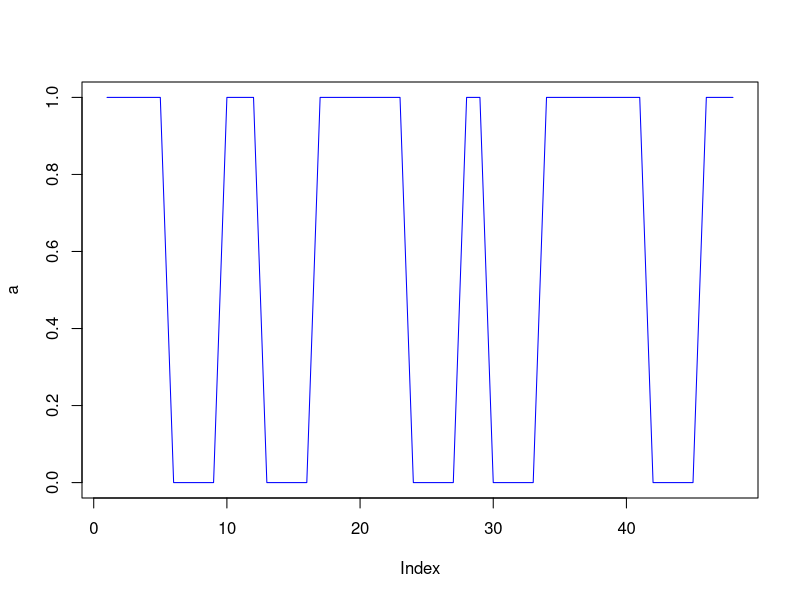
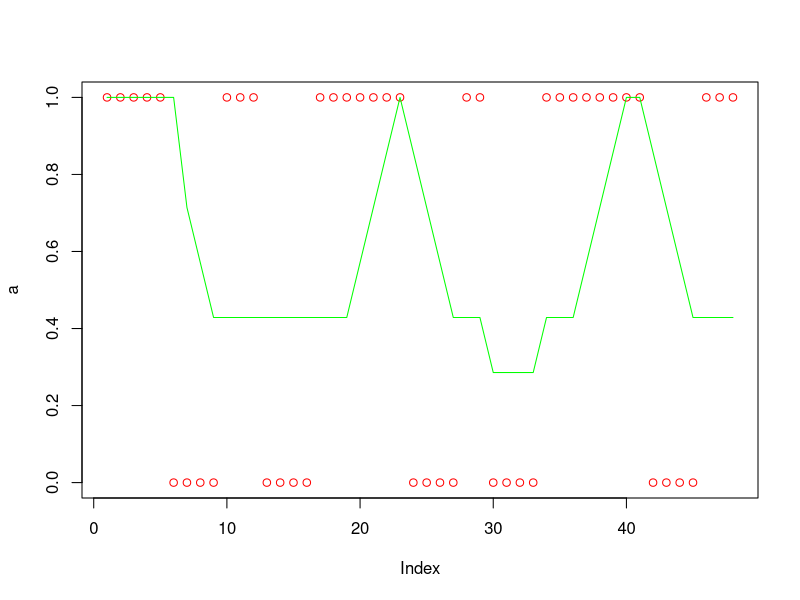
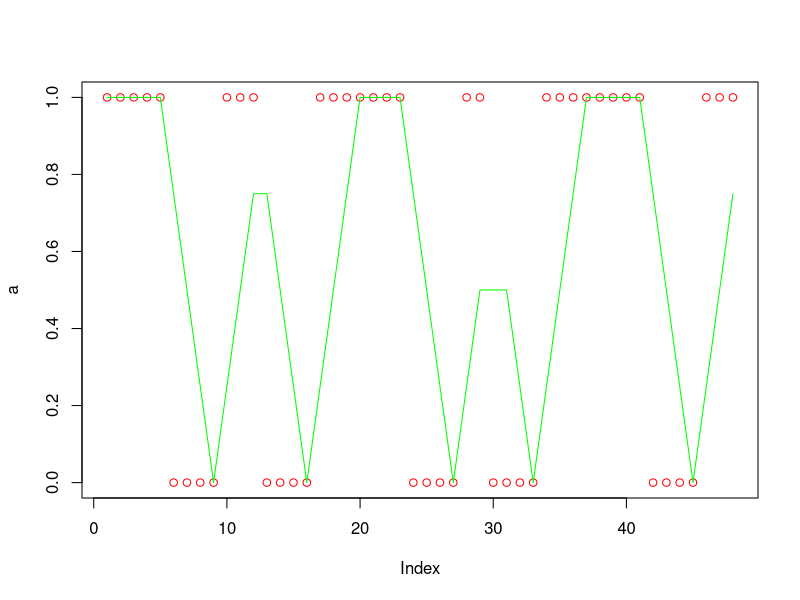
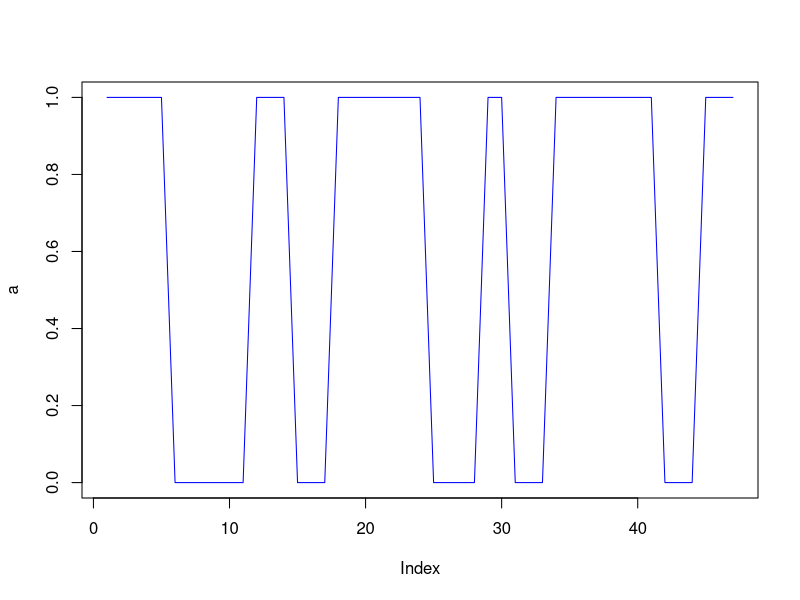
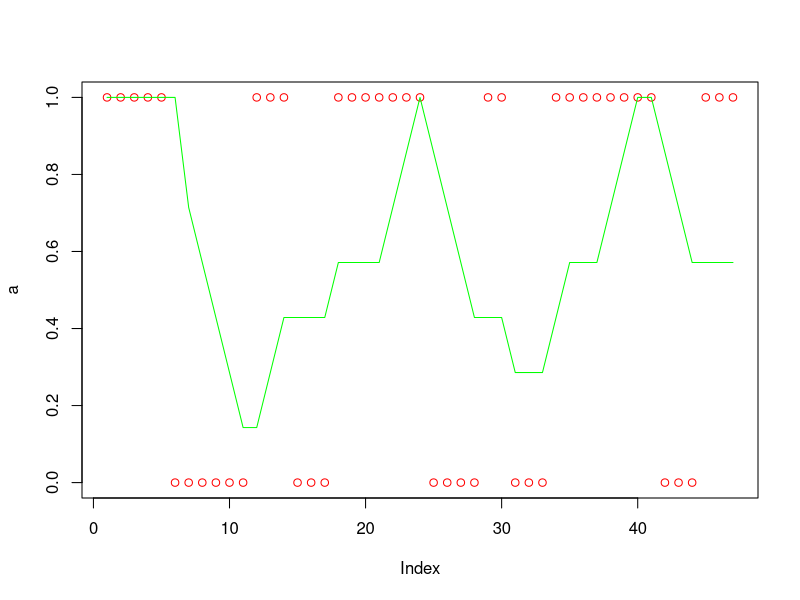
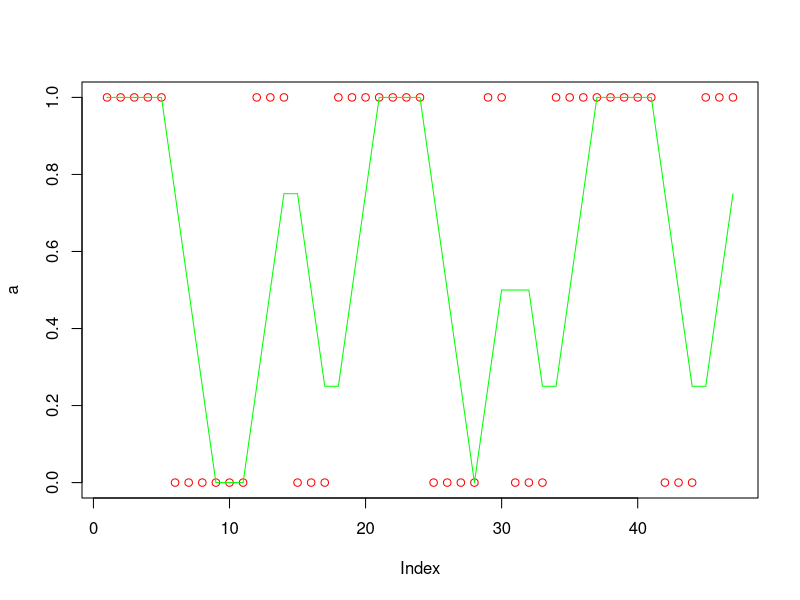
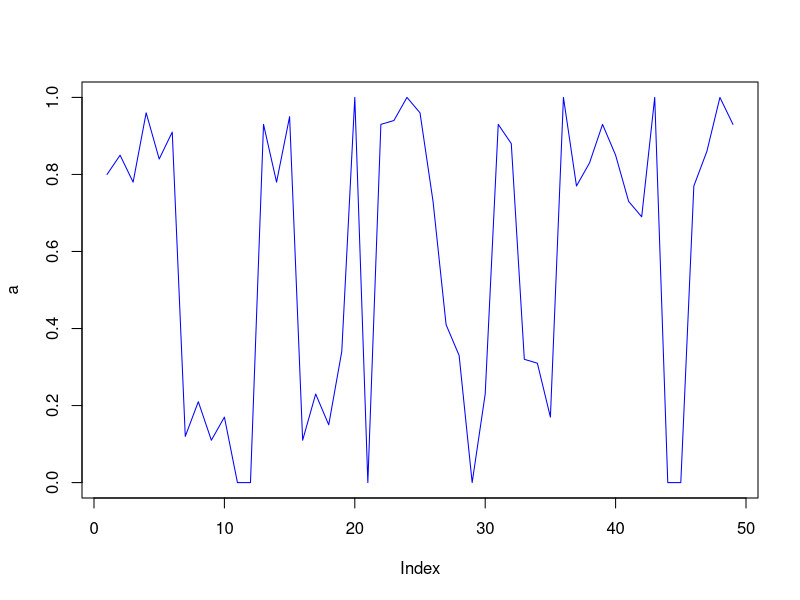
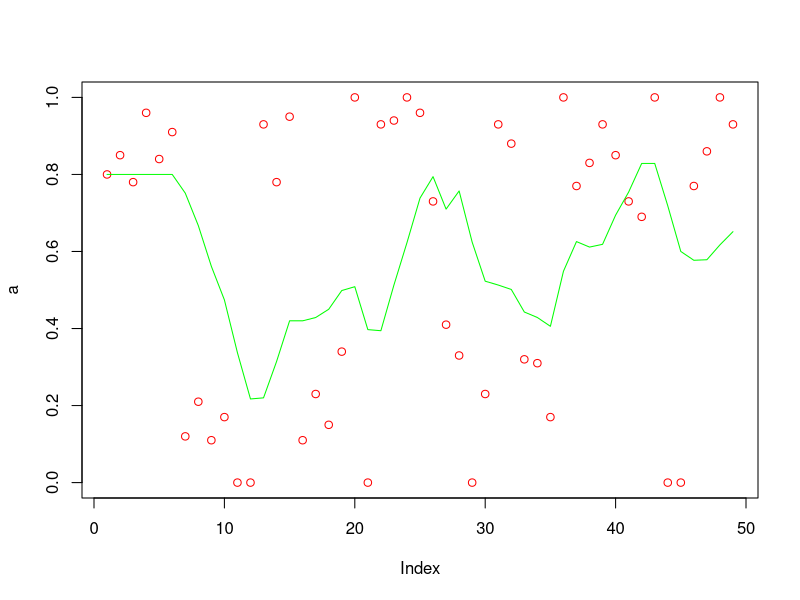

Generate these figures, in order, with R:
library(zoo)

# same length pattern == 4
a <- c(1,1,1,1,1,0,0,0,0,1,1,1,0,0,0,0,1,1,1,1,1,1,1,0,0,0,0,1,1,0,0,0,0,1,1,1,1,1,1,1,1,0,0,0,0,1,1,1)

plot(a, type="l", col="blue")

# window = 7
n = 7
# calculate mean of the first 7 element
b <- sapply(seq(1:(n-1)), function(x) mean(a[rep(1,len=x)]))
# mean of the window of 8
d <- rollapply(a, n, mean)
# plot
plot(a, col="red")
lines(c(b,d), col="green")

# window = 4
n = 4
# calculate mean of the first 7 element
b <- sapply(seq(1:(n-1)), function(x) mean(a[rep(1,len=x)]))
# mean of the window of 8
d <- rollapply(a, n, mean)
# plot
plot(a, col="red")
lines(c(b,d), col="green")



# pattern length varies from 3 to 5
a <- c(1,1,1,1,1,0,0,0,0,0,0,1,1,1,0,0,0,1,1,1,1,1,1,1,0,0,0,0,1,1,0,0,0,1,1,1,1,1,1,1,1,0,0,0,1,1,1)

plot(a, type="l", col="blue")

# window = 7
n = 7
# calculate mean of the first 7 element
b <- sapply(seq(1:(n-1)), function(x) mean(a[rep(1,len=x)]))
# mean of the window of 8
d <- rollapply(a, n, mean)
# plot
plot(a, col="red")
lines(c(b,d), col="green")

# window = 4
n = 4
# calculate mean of the first 7 element
b <- sapply(seq(1:(n-1)), function(x) mean(a[rep(1,len=x)]))
# mean of the window of 8
d <- rollapply(a, n, mean)
# plot
plot(a, col="red")
lines(c(b,d), col="green")


# value varying
a <- c(0.8,0.85,0.78,0.96,0.84,0.91,0.12,0.21,0.11,0.17,0,0,0.93,0.78,0.95,0.11,0.23,0.15,0.34,1,0,0.93,0.94,1,0.96,0.73,0.41,0.33,0,0.23,0.93,0.88,0.32,0.31,0.17,1,0.77,0.83,0.93,0.85,0.73,0.69,1,0,0,0.77,0.86,1,0.93)

plot(a, type="l", col="blue")

# window = 7
n = 7
# calculate mean of the first 7 element
b <- sapply(seq(1:(n-1)), function(x) mean(a[rep(1,len=x)]))
# mean of the window of 8
d <- rollapply(a, n, mean)
# plot
plot(a, col="red")
lines(c(b,d), col="green")

# window = 4
n = 4
# calculate mean of the first 7 element
b <- sapply(seq(1:(n-1)), function(x) mean(a[rep(1,len=x)]))
# mean of the window of 8
d <- rollapply(a, n, mean)
# plot
plot(a, col="red")
lines(c(b,d), col="green")

# value varying and pattern varying
a <- c(0.8,0.85,0.91,0.12,0.21,0.11,0.12,0.21,0.11,
	0.97,1,0.9,0.9,0.93,0,0,0.12,
	0.93,0.78,0.95,1,1,1,0.12,0.21,0.11,0.12,0.21,0.11,
	1,1,0.9,0.82,0.79,0.23,0.15,0.1,0.2,0.1,0.2,
	0.9,1,0.92,1,1,0.93,0.34,0.12,0.22,
	1,0.93,0.94,1,0.96,0.73,0.41,0.33,0,0.23,0.1,0,
	0.3,0.3,0.23,
	0.88,0.99,0.32,0.31,0.17,
	1,1,0.9,0.77,0.83,0.93,0.85,0.73,0.69,1,0,0,0.19,0.77,0.86,1,0.93)

plot(a, type="l", col="blue")

# window = 8
n = 8
# calculate mean of the first 7 element
b <- sapply(seq(1:(n-1)), function(x) mean(a[rep(1,len=x)]))
# mean of the window of 8
d <- rollapply(a, n, mean)
# plot
plot(a, col="red")
lines(c(b,d), col="green")

# window = 4
n = 4
# calculate mean of the first 7 element
b <- sapply(seq(1:(n-1)), function(x) mean(a[rep(1,len=x)]))
# mean of the window of 8
d <- rollapply(a, n, mean)
# plot
plot(a, col="red")
lines(c(b,d), col="green")

# window = 6
n = 6
# calculate mean of the first 7 element
b <- sapply(seq(1:(n-1)), function(x) mean(a[rep(1,len=x)]))
# mean of the window of 8
d <- rollapply(a, n, mean)
# plot
plot(a, col="red")
lines(c(b,d), col="green")
